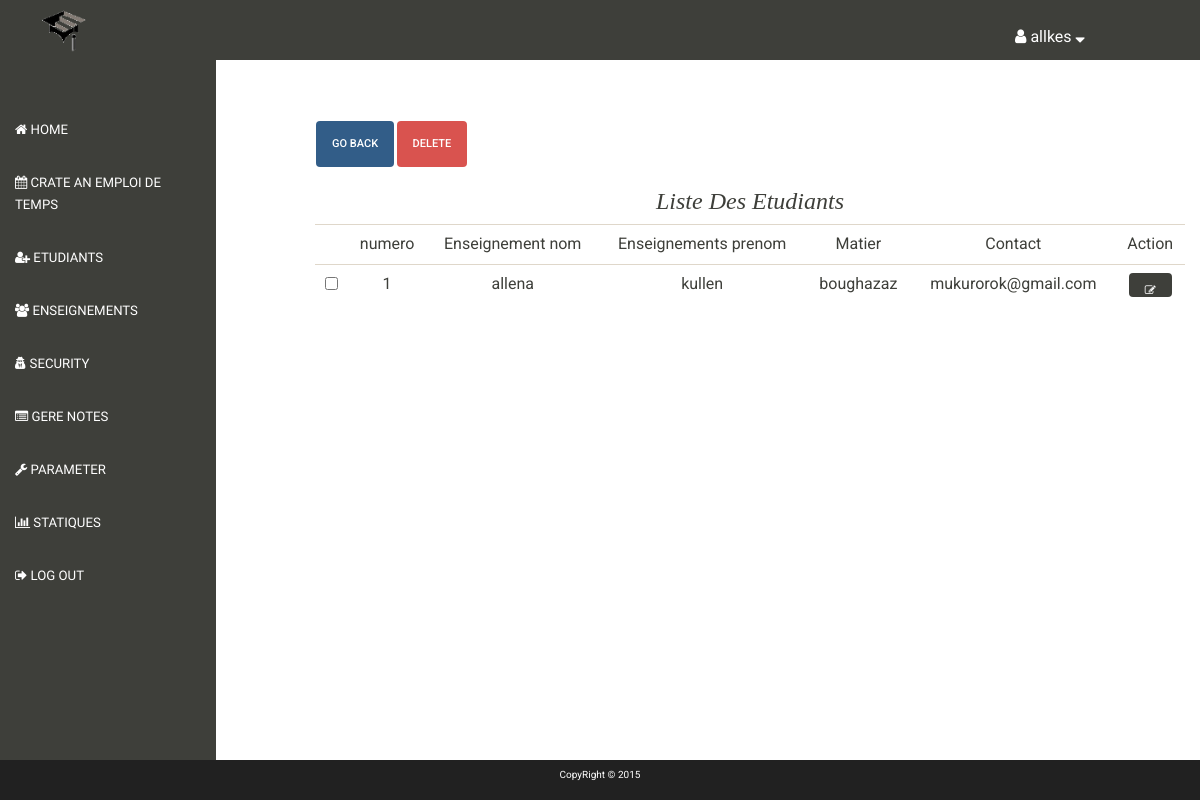
The page /pro.php?page=viewP (signed in) on the database its author committed.
### tables this page shows
CREATE TABLE IF NOT EXISTS `members` (
`id` int(11) NOT NULL,
  `memb_nom` varchar(50) NOT NULL,
  `memb_prenom` varchar(50) NOT NULL,
  `memb_pass` varchar(64) NOT NULL,
  `memb_email` varchar(100) NOT NULL,
  `memb_code` varchar(32) NOT NULL,
  `memb_dNaissance` date NOT NULL,
  `gender` enum('m','f') NOT NULL,
  `matier` varchar(50) NOT NULL,
  `memb_joinned` date NOT NULL,
  `memb_group` int(11) NOT NULL,
  `memb_salt` varchar(32) NOT NULL,
  `memb_pic` text NOT NULL
);

### classes/DB.php (called while the page is built, shortened)
<?php
class DB{
    private static $_instance = null;
	       private $_pdo,
	               $_query,
	               $_error = false,
	               $_results,
	               $_count = 0;
	private function __construct(){
		try{
			$this->_pdo = new PDO('mysql:host='. Config::get('mysql/host').';
			                     dbname='. Config::get('mysql/db'),
			                               Config::get('mysql/user'),
			                               Config::get('mysql/pass'));
		}catch(PDOException $e){
			die($e->getMessage());
		}
	}
	public static function getInstance(){
		if(!isset(self::$_instance)){
			self::$_instance = new DB();
		}
		return self::$_instance;
	}
	public function query($sql, $params = array()){
		$this->_error = false;
		if($this->_query = $this->_pdo->prepare($sql)){
			$x = 1;
			if(count($params)){
				foreach ($params as $param) {
					$this->_query->bindValue($x, $param);
					$x++;
				}
			}
			if($this->_query->execute()){
				$this->_results = $this->_query->fetchAll(PDO::FETCH_OBJ);
				$this->_count = $this->_query->rowCount();
			}else{
				$this->_error = true;
			}
		}
		return $this;
	}
    public function action($action, $table, $where = array()){
		if(count($where) === 3){
			$operators = array('=', '>', '<', '>=', '<=');
			$field    = $where[0];
			$operator = $where[1];
			$value    = $where[2];
			if(in_array($operator, $operators)){
				$sql = "{$action} FROM {$table} WHERE {$field} {$operator} ?";
				if(!$this->query($sql, array($value))->error()){
					return $this;
				}
			}
		}
		return false;
	}
	public function get($table, $where){
		return $this->action('SELECT *', $table, $where);
	}
	public function getAll($where){
		$query = $this->_pdo->prepare('SELECT * FROM members WHERE memb_group = ?');
		$query->bindValue(1, $where);
		$query->execute();
		while ($row = $query->fetchObject()) {
			$results[] = $row;
		}
		if(!empty($results)) {
			return $results;
		}
		$this->_count = $query->rowCount();
	}
	public function first(){
		return $this->_results[0];
	}
	public function error(){
		return $this->_error;
	}
	public function count(){
		return $this->_count;
	}
}
?>

### classes/Config.php (called while the page is built)
<?php
class Config{
    public static function get($path = null){
		if(isset($path)){
			$config = $GLOBALS['config'];
			$path = explode('/', $path);
			foreach ($path as $bit) {
				if(isset($config[$bit])){
					$config = $config[$bit];
				}
			}
			return $config;
		}
		return false;
	}
}
?>

### classes/User.php (called while the page is built, shortened)
<?php
class User {
    private $_db,
            $_data,
            $_sessionName,
            $_cookieName,
            $_isLoggedIn;
    public function __construct($user = null){
        $this->_db = DB::getInstance();
        $this->_sessionName = Config::get('session/session_name');
        if(!$user) {
            if(Session::exists($this->_sessionName)) {
                $user = Session::get($this->_sessionName);
                if($this->find($user)) {
                    $this->_isLoggedIn = true;
                } else{
                }
            }
        } else{
            $this->find($user);
        }
    }
    public function find($user = null){
        if($user){
            $field = (is_numeric($user)) ? 'id' : 'memb_nom';
            $data = $this->_db->get('members', array($field, '=', $user));
            if($data->count()){
                $this->_data = $data->first();
                return true;
            }
        }
        return false;
    }
    public function data(){
        return $this->_data;
    }
}
?>

### classes/Session.php (called while the page is built, shortened)
<?php
class Session{
	public static function exists($name){
		return(isset($_SESSION[$name])) ? true : false;
	}
	public static function get($name){
		return $_SESSION[$name];
	}
}
?>

### viewP.php (the view, shortened to what this page needs)
<?php
$user = new User();
if($user->data()->memb_group == 1){
	Redirect::to('includes/error/denied.php');
} else{
	$group = 2;
	$lists = DB::getInstance()->getAll($group);
?>
<div id="lists">
	<form action="" method="post">
		<div class="panel">
			<button href="" type="button" class="btn btn-primary">Go Back</button>
			<button name="submit" type="submit" class="btn btn-danger">Delete</button>
		</div>
		<?php if(empty($lists)){ ?>
			<p>There Is No Etudiant Right Now !!</p>
		<?php } else { ?>
			<table class="table table-hover">
			<h3 class="thead">Liste Des Etudiants</h3>
				<tr>
					<td></td>
					<td>numero</td>
					<td>Enseignement nom</td>
					<td>Enseignements prenom</td>
					<td>Matier</td>
					<td>Contact</td>
					<td>Action</td>
				</tr>
				<?php foreach ($lists as $index=>$prof) { ?>
				<tr class="tr">
				    <td><input type="checkbox" name="prof[]" value="<?php echo $prof->id; ?>"></td>
					<td><?php echo $index+1; ?></td>
					<td><?php echo $prof->memb_nom; ?></td>
					<td><?php echo $prof->memb_prenom; ?></td>
					<td><?php echo $prof->memb_code; ?></td>
					<td><?php echo $prof->memb_email; ?></td>
					<td><a id="chBtn" class="btn btn-default" href="pro.php?page=peml&id=<?php echo $prof->id; ?>"><i class="fa fa-pencil-square-o"></i></a></td>
				</tr>
				<?php } ?>
			</table>
		<?php } ?>
	</form>
</div>
<?php } ?>

### template/css/style.css (style rules this page uses)
* { padding: 0; margin: 0; list-style: none; text-decoration: none; }
body { font-size: 100%; }

### viewP.php (style rules this page uses)
table td { font-size: 1.6em; }
.thead { font-family: cursive; font-style: italic; }
#chBtn { height:1em; line-height: .5em; }
.panel { text-align: left; }

### rows shown on the page
members: memb_nom "allena", memb_prenom "kullen", memb_code "boughazaz", memb_email "mukurorok@gmail.com"

### other values the page prints
Session::get(Config::get('session/session_name')) "allkes"
